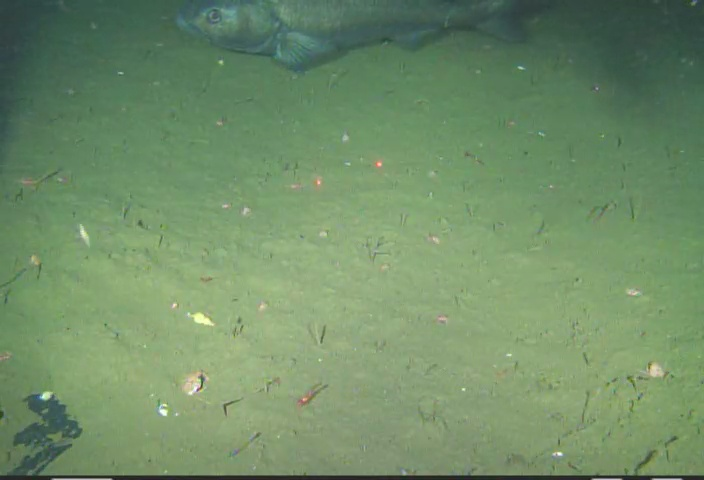
#> input picture data/fish_and_shadow.jpg, 704 x 480 px, given in place of fish_video.mp4, which was not available
$ python smooth_edges.py
#> lines starting #> are read from the running program, lines starting #| are printed output that depends on the picture; after the words box and inside, x2 and y2 are one past the last pixel; in counts of white or black regions, pixels touching at a corner belong together; pictures that were not available may be replaced by others from this repository, and a replacement may not be noted
"""
Try Gaussian smoothing before edge detection.
"""

import cv2
import numpy as np

def get_frame(videocapture):
    # Read one frame of the video
    _, frame = videocapture.read()
#> frame is the input picture: shape (480, 704, 3); mean B, G, R 103.9, 141.7, 112.6
    return cv2.cvtColor(frame, cv2.COLOR_BGR2GRAY)
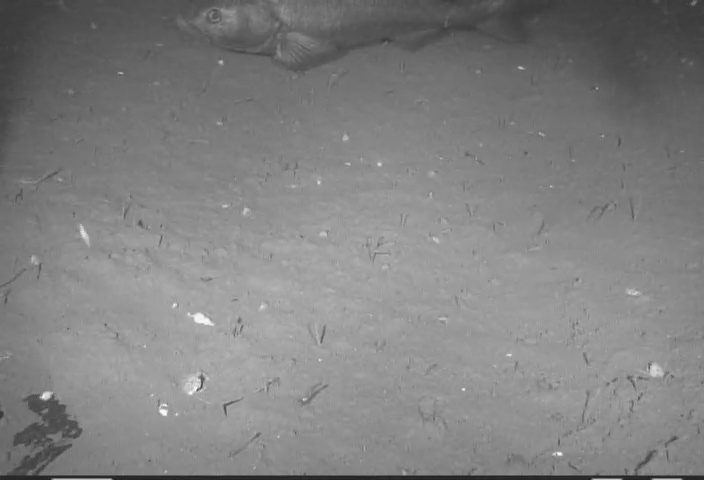
#> returned value: shape (480, 704); min 28, max 252, mean 128.6

def main(videofile):
    # Initialize video stream
    cap = cv2.VideoCapture(videofile)

    while True:
        frame = get_frame(cap)
        cv2.imshow("Original", frame)
        smoothed = cv2.GaussianBlur(frame, (0, 0), 1)

        cv2.imshow("Smoothed", smoothed)

        edge_img = cv2.Canny(smoothed, 40, 80)
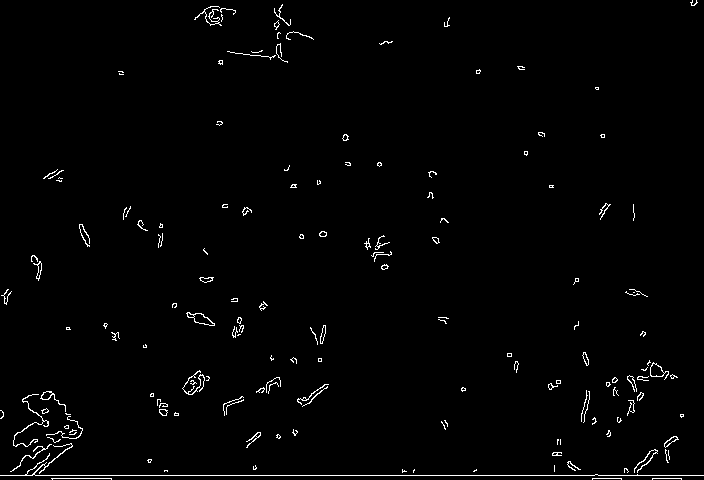
#> edge_img: shape (480, 704); 1.4% white in thin lines or dots
        cv2.imshow("Edges", edge_img)

        key = cv2.waitKey(10)
#> (key Esc is pressed here)

        if key == 27:
            break
        if key == ord(" "):
            cv2.imwrite("screenshot.jpg", edge_img)

if __name__ == "__main__":
    main("data/fish_video.mp4")

$ run again, on data/fish_well_lit.jpg
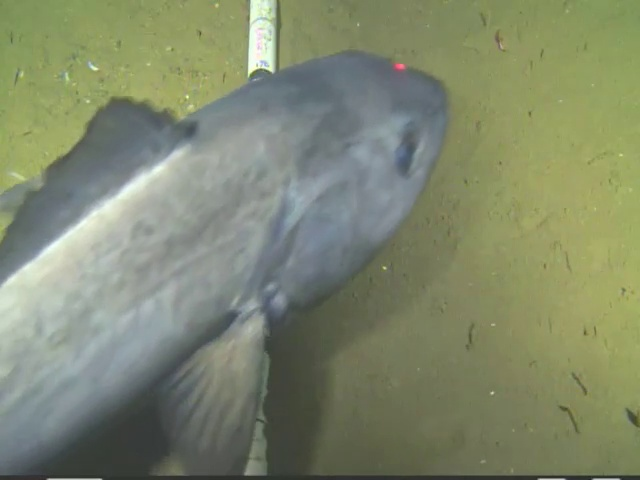
#> input picture data/fish_well_lit.jpg, 640 x 480 px, given in place of fish_video.mp4, which was not available
#> in get_frame, frame is the input picture: shape (480, 640, 3); mean B, G, R 109.4, 136.3, 128.5
#> in get_frame, `return cv2.cvtColor(frame, cv2.COLOR_BGR2GRAY)`:
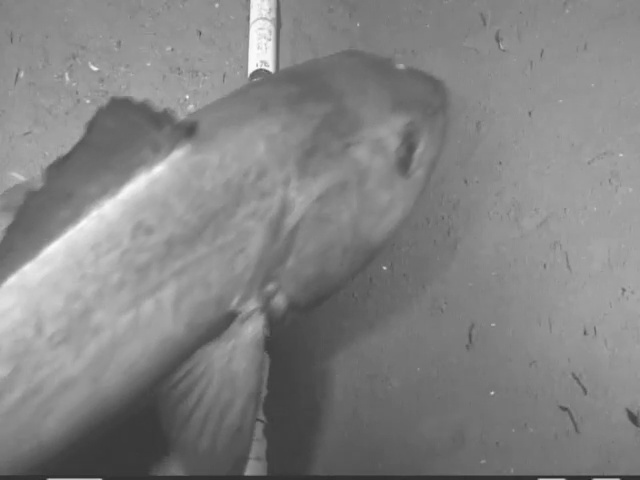
#> returned value: shape (480, 640); min 38, max 253, mean 130.9
#> in main, `edge_img = cv2.Canny(smoothed, 40, 80)`:
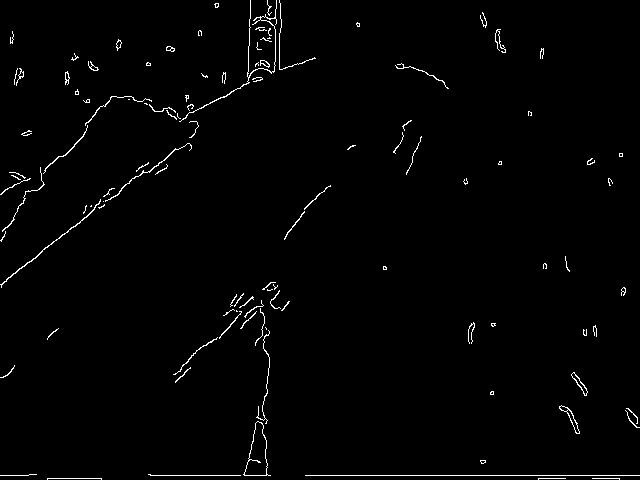
#> edge_img: shape (480, 640); 1.4% white in thin lines or dots

$ run again, on data/eye.png
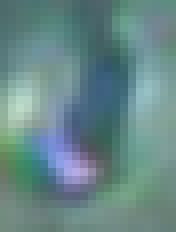
#> input picture data/eye.png, 22 x 29 px, given in place of fish_video.mp4, which was not available (shown 8 times larger)
#> in get_frame, frame is the input picture: shape (29, 22, 3); mean B, G, R 135.9, 135.8, 102.6
#> in get_frame, `return cv2.cvtColor(frame, cv2.COLOR_BGR2GRAY)`:
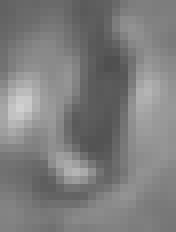
#> returned value: shape (29, 22) (shown 8 times larger); min 79, max 208, mean 125.9
#> in main, `edge_img = cv2.Canny(smoothed, 40, 80)`:
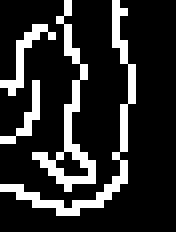
#> edge_img: shape (29, 22) (shown 8 times larger); 17.7% white in thin lines or dots, all inside (x1, y1, x2, y2) = (0, 0, 17, 27)

$ run again, on data/fish_ss.png
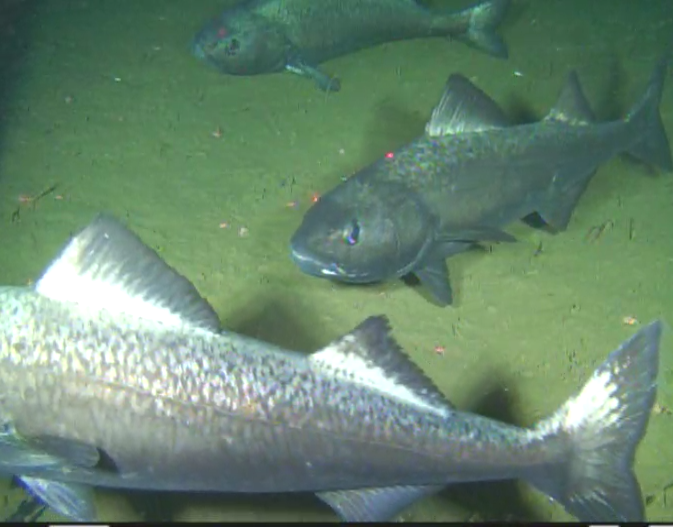
#> input picture data/fish_ss.png, 673 x 527 px, given in place of fish_video.mp4, which was not available
#> in get_frame, frame is the input picture: shape (527, 673, 3); mean B, G, R 111.1, 133, 104
#> in get_frame, `return cv2.cvtColor(frame, cv2.COLOR_BGR2GRAY)`:
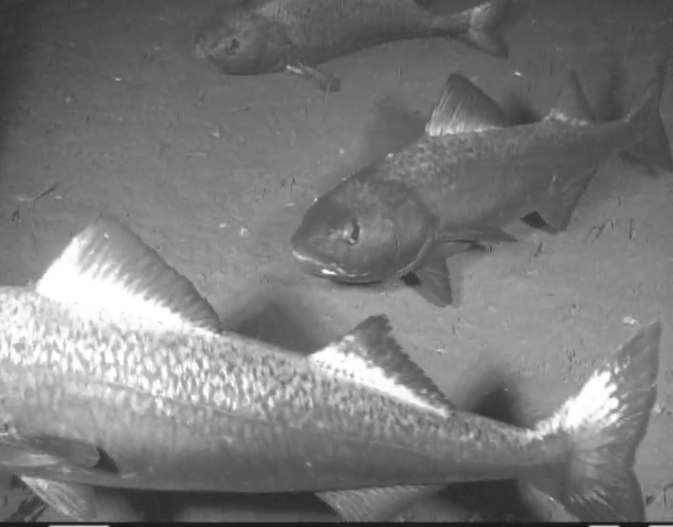
#> returned value: shape (527, 673); min 19, max 255, mean 121.8
#> in main, `edge_img = cv2.Canny(smoothed, 40, 80)`:
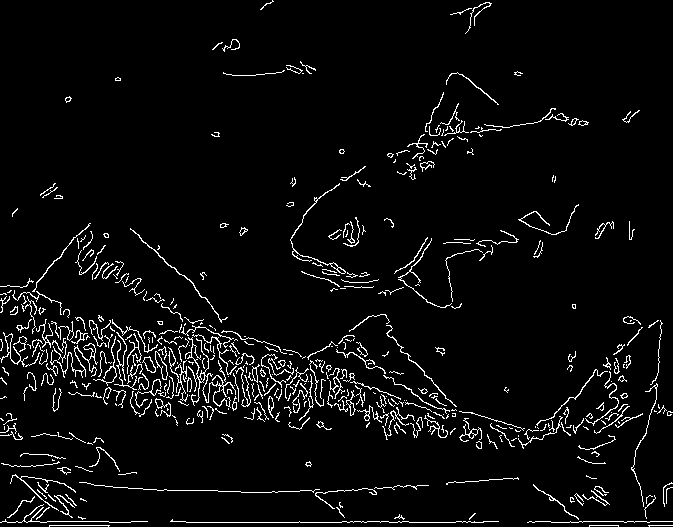
#> edge_img: shape (527, 673); 4.5% white in thin lines or dots
